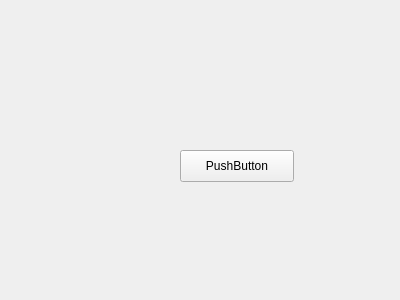
<?xml version="1.0" encoding="UTF-8"?>
<ui version="4.0">
 <class>liveCaptureWindow</class>
 <widget class="QWidget" name="liveCaptureWindow">
  <property name="geometry">
   <rect>
    <x>0</x>
    <y>0</y>
    <width>400</width>
    <height>300</height>
   </rect>
  </property>
  <property name="windowTitle">
   <string>Form</string>
  </property>
  <widget class="QPushButton" name="pushButton">
   <property name="geometry">
    <rect>
     <x>180</x>
     <y>150</y>
     <width>114</width>
     <height>32</height>
    </rect>
   </property>
   <property name="text">
    <string>PushButton</string>
   </property>
  </widget>
 </widget>
 <resources/>
 <connections/>
</ui>
